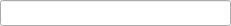
<?xml version="1.0" encoding="UTF-8"?>
<ui version="4.0">
 <class>QTUI_CommandFloating_Widget</class>
 <widget class="QWidget" name="QTUI_CommandFloating_Widget">
  <property name="geometry">
   <rect>
    <x>0</x>
    <y>0</y>
    <width>231</width>
    <height>24</height>
   </rect>
  </property>
  <property name="windowTitle">
   <string>Form</string>
  </property>
  <property name="autoFillBackground">
   <bool>true</bool>
  </property>
  <layout class="QVBoxLayout" name="verticalLayout">
   <property name="spacing">
    <number>0</number>
   </property>
   <property name="margin">
    <number>0</number>
   </property>
   <item>
    <widget class="QTUI_CommandFloating_Command" name="lineEdit">
     <property name="font">
      <font>
       <pointsize>11</pointsize>
      </font>
     </property>
    </widget>
   </item>
  </layout>
 </widget>
 <customwidgets>
  <customwidget>
   <class>QTUI_CommandFloating_Command</class>
   <extends>QLineEdit</extends>
   <header location="global">qtui_commandfloating_command.h</header>
  </customwidget>
 </customwidgets>
 <resources/>
 <connections/>
</ui>
